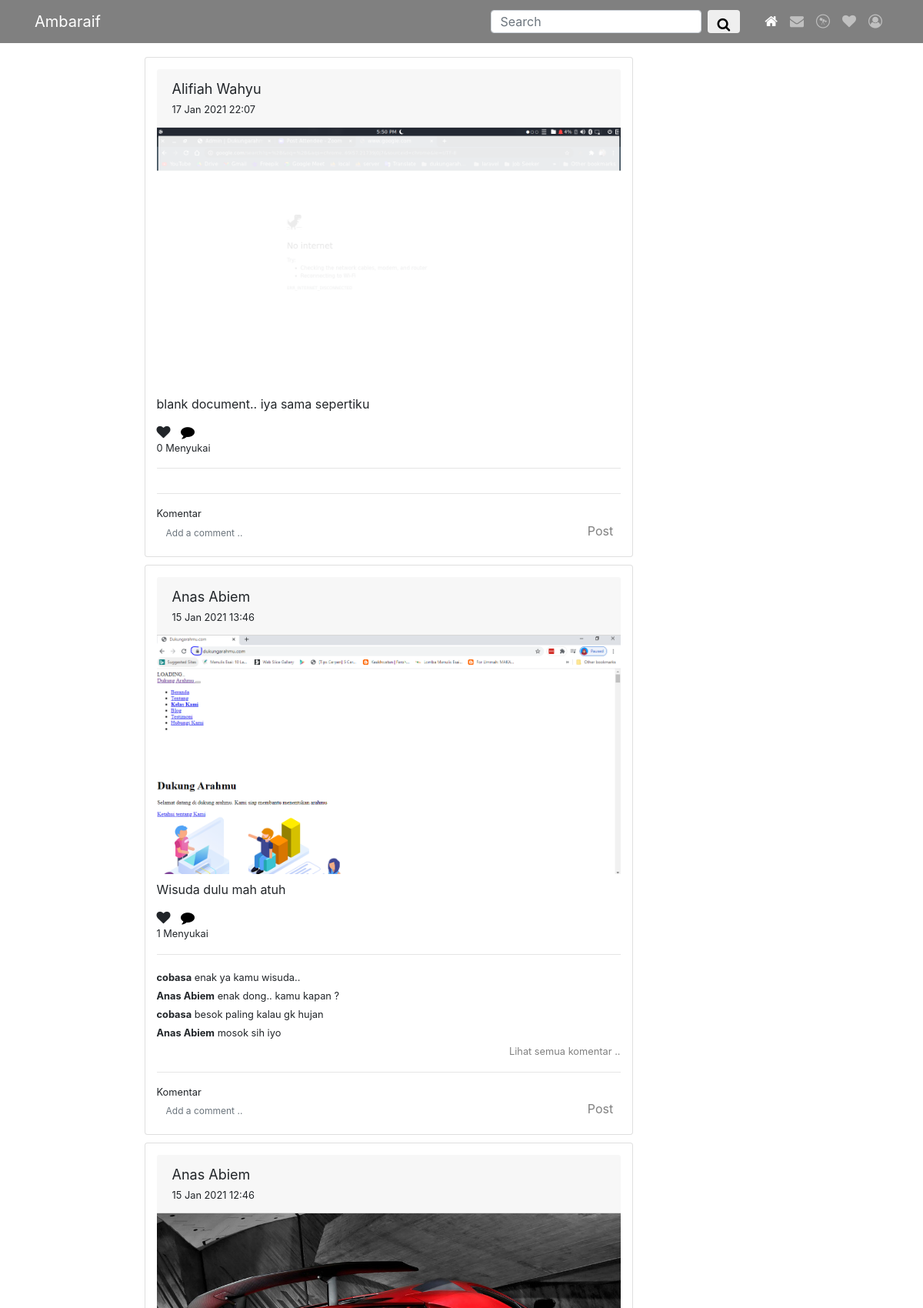
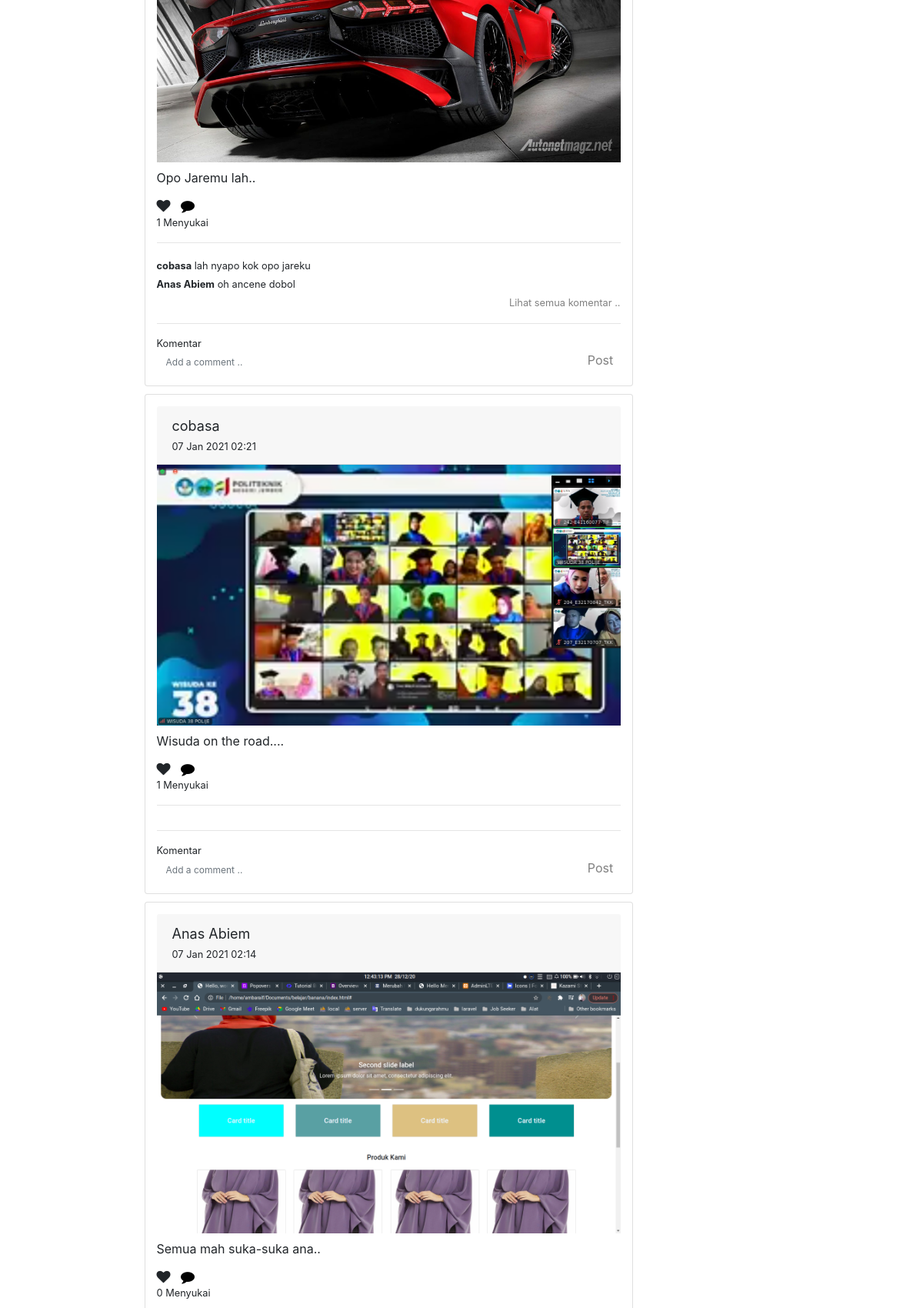
The page /Home (upper part) on the database its author committed (2 pictures, top to bottom).
### tables this page shows
CREATE TABLE `tread` (
  `id_tread` int(6) NOT NULL,
  `img_tread` text NOT NULL,
  `id_user` int(11) NOT NULL,
  `posting` text NOT NULL,
  `like` int(11) NOT NULL,
  `timestamp` timestamp NOT NULL DEFAULT current_timestamp()
);

CREATE TABLE `user` (
  `id_user` int(6) NOT NULL,
  `nm_user` varchar(60) NOT NULL,
  `email` varchar(60) NOT NULL,
  `username` varchar(20) NOT NULL,
  `password` text NOT NULL,
  `foto_profile` text NOT NULL,
  `tentang` text NOT NULL,
  `phone_number` varchar(13) NOT NULL
);

CREATE TABLE `komentar` (
  `id_komentar` int(6) NOT NULL,
  `id_tread` int(11) NOT NULL,
  `id_user` int(11) NOT NULL,
  `komentar` text NOT NULL,
  `like` int(11) NOT NULL
);

### application/controllers/Home.php (called while the page is built, shortened)
<?php
class Home extends CI_Controller {
	public function index()
	{
        $data = array('tread'=>$this->db->order_by('id_tread','DESC')->get('tread')->result_array());
		$this->load->view('v_home',$data);
    }
}

### index.php (called while the page is built, shortened)
<?php
require_once BASEPATH.'core/CodeIgniter.php';

### application/models/M_insta.php (called while the page is built, shortened)
<?php
class M_insta extends CI_Model {
  function komentar($id){
    $this->db->select('user.*,komentar.*');
    $this->db->join('user','komentar.id_user = user.id_user');
    $this->db->where('komentar.id_tread',$id);
    $this->db->limit(4);
    $this->db->from('komentar');
    return $this->db->get();
  }
}

### application/views/v_home.php (the view, shortened to what this page needs)
<?php $this->load->view('core/header'); ?>
<div class="container awalan">
    <section>
        <div class="row">
            <div class="col-md-1">
            </div>
            <div class="col-md-7 m-auto">
                <br>
                <div id="posting" class="postinganku">
                    <?php foreach ($tread as $data) { ?>
                        <div class="card" style="padding: 15px; margin-bottom: 10px;" id="<?= $data['id_tread'] ?>">
                            <?php $ambil = $this->db->get_where('user',array('id_user'=>$data['id_user']))->row_array(); ?>
                            <div class="card-header">
                                <span><?= $ambil['nm_user'] ?></span> <br>
                                <small><?= date('d M Y H:i',strtotime($data['timestamp'])) ?></small>
                            </div>
                            <img src="<?= base_url().$data['img_tread'] ?>" alt="" class="img-fluid">
                            <p class="mt-2"><?= $data['posting'] ?></p>
                            <small>
                            <?php $id_user = $this->session->userdata('id_login');
                                $cek = $this->db->get_where('like',array('id_tread'=>$data['id_tread'],'id_user'=>$id_user))->num_rows();
                            ?>
                            <a><i class="fa fa-heart like-it <?php if($cek > 0){ echo "like";} ?>" idna="<?= $data['id_tread'] ?>" style="margin-right: 10px;"> </i></a>
                            <a href="<?= base_url('Detail/posting/'.$data['id_tread']) ?>" style="color: black;"><i class="fa fa-comment comment"></i></a>
                              </small>
                            <small id="jml_like<?= $data['id_tread'] ?>"><?= $data['like'] ?> Menyukai</small>
                            <hr>
                            <?php $get_ = $this->M_insta->komentar($data['id_tread'])->result_array();
                            ?>
                                <?php foreach ($get_ as $koment) { ?>
                                    <div><small> <b> <?= $koment['nm_user'] ?></b></small><small> <?= $koment['komentar'] ?> </small></div>
                                <?php } ?>
                            <div class="float-right">
                            <?php if(count($get_) != 0 ){ ?>
                                <a href="<?= base_url('Detail/posting/'.$data['id_tread']) ?>" class="float-right" style="color: gray;"><small>Lihat semua komentar ..</small></a>
                            <?php } ?>
                            </div>
                            <hr>
                            <small>Komentar</small>
                            <div class="row">
                                <div class="col-11">
                                    <input type="text" style="border:none; font-size: 12px;" class="form-control isi_komen" id="input<?= $data['id_tread'] ?>" placeholder="Add a comment .." style="height: 30px;">
                                </div>
                                <div class="col-1">
                                    <a type="button" idn="<?= $data['id_tread'] ?>" class="btn_post" style="margin-left: -20px; color: gray;">Post</a>
                                </div>
                            </div>
                        </div>
                    <? } ?>
                </div>
            </div>
            <div class="col-md-3 upload">
            <br>
            </div>
        </div>
    </section>
</div>
<?php $this->load->view('core/footer'); ?>

### application/views/core/header.php (shortened to what this page needs)
<!DOCTYPE html>
<html lang="en">
<head>
    <link rel="stylesheet" href="https://maxcdn.bootstrapcdn.com/bootstrap/4.0.0/css/bootstrap.min.css">
    <link rel="stylesheet" href="https://cdnjs.cloudflare.com/ajax/libs/font-awesome/4.7.0/css/font-awesome.min.css">
    <link rel="stylesheet" href="<?= base_url() ?>style.css">
    <link rel="stylesheet" href="https://cdnjs.cloudflare.com/ajax/libs/dropzone/5.5.1/dropzone.css" />
</head>
<body>
    <nav class="navbar navbar-expand-lg navbar-dark fixed-top" style="background-color: gray;">
        <div class="container">
            <a class="navbar-brand " href="<?= base_url('Home') ?>">Ambaraif</a>
            <div class="collapse navbar-collapse" id="navbarNavAltMarkup">
            <div class="navbar-nav ml-auto">
            <form class="form-inline mr-4">
    <input class="form-control mr-sm-2" style="height: 30px;" type="search" placeholder="Search" aria-label="Search">
    <button class="btn btn-outline my-2 my-sm-0" type="submit" style="height: 30px; align-items: center;"><i class="fa fa-search"></i></button>
  </form>
                <a class="nav-link <?php if($this->uri->segment(1) == 'Home'){
                    echo "active";
                } ?>" href="<?= base_url('Home') ?>"> <i class="fa fa-home"></i> </a>
                <a class="nav-link" href="#"><i class="fa fa-envelope"></i></a>
                <a class="nav-link" href="#"><i class="fa fa-wpexplorer"></i></a>
                <a class="nav-link" href="#"><i class="fa fa-heart"></i></a>
                <a class="nav-link <?php if($this->uri->segment(1) == 'Akun'){
                    echo "active";
                } ?>" href="<?= base_url('Akun') ?>" title="Akun"><i class="fa fa-user-circle-o"></i></a>
            </div>
            </div>
        </div>
    </nav>

### application/views/core/footer.php (shortened to what this page needs)
</body>
</html>

### style.css (style rules this page uses)
.awalan { position: relative; margin-top: 50px; }
.like-it { cursor: pointer; }
.comment { cursor: pointer; }
.btn_post { cursor: pointer; color: seagreen; }
.fa { font-size: 18px; }
.card .card-header span { font-size: 18px; }

### rows shown on the page
tread: id_user.nm_user "Alifiah Wahyu", timestamp "17 Jan 2021 22:07", img_tread (picture), posting "blank document.. iya sama sepertiku", like "0"
tread: id_user.nm_user "Anas Abiem", timestamp "15 Jan 2021 13:46", img_tread (picture), posting "Wisuda dulu mah atuh", like "1"
komentar: id_user.nm_user "cobasa", komentar "enak ya kamu wisuda.."
komentar: id_user.nm_user "Anas Abiem", komentar "enak dong.. kamu kapan ?"
komentar: id_user.nm_user "cobasa", komentar "besok paling kalau gk hujan"
komentar: id_user.nm_user "Anas Abiem", komentar "mosok sih iyo"
tread: id_user.nm_user "Anas Abiem", timestamp "15 Jan 2021 12:46", img_tread (picture), posting "Opo Jaremu lah..", like "1"
komentar: id_user.nm_user "cobasa", komentar "lah nyapo kok opo jareku"
komentar: id_user.nm_user "Anas Abiem", komentar "oh ancene dobol"
tread: id_user.nm_user "cobasa", timestamp "07 Jan 2021 02:21", img_tread (picture), posting "Wisuda on the road....", like "1"
tread: id_user.nm_user "Anas Abiem", timestamp "07 Jan 2021 02:14", img_tread (picture), posting "Semua mah suka-suka ana..", like "0"
